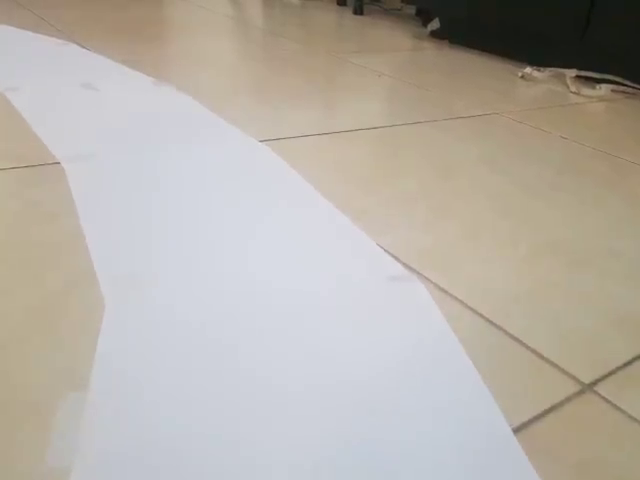
#> input picture frame 73 of Lane_Detection/Videos/white.mp4, 640 x 480 px
$ python main.py
#> lines starting #> are read from the running program, lines starting #| are printed output that depends on the picture; after the words box and inside, x2 and y2 are one past the last pixel; in counts of white or black regions, pixels touching at a corner belong together
### Lane_Detection/utils.py
import cv2
import numpy as np


def threshold_image(image):
    lower_white = np.array([70, 0, 0])
    upper_white = np.array([179, 255, 255])

    hsv_image = cv2.cvtColor(image, cv2.COLOR_BGR2HSV)
    white_mask = cv2.inRange(hsv_image, lower_white, upper_white)
    thresholded_image = cv2.bitwise_and(image, image, mask=white_mask)

    return thresholded_image


def warp_image(image, original_points, width, height, inv=False):
    pts1 = np.float32(original_points)
    pts2 = np.float32([[0, 0], [width, 0], [width, height], [0, height]])  # type: ignore

    if inv:
        matrix = cv2.getPerspectiveTransform(pts2, pts2)  # type: ignore
    else:
        matrix = cv2.getPerspectiveTransform(pts1, pts2)  # type: ignore

    warped_image = cv2.warpPerspective(image, matrix, (width, height))

    return warped_image


def draw_points(image, points, color=(0, 0, 255)):
    for i in range(4):
        cv2.circle(image, (int(points[i][0]), int(points[i][1])), 6, color, cv2.FILLED)  # type: ignore

    return image


def pixel_summation(image, percent=0.1, show=False, region=1):
    image_copy = cv2.cvtColor(image, cv2.COLOR_BGR2GRAY)

    if region == 1:
        summation_values = np.sum(image_copy, axis=0)
    else:
        summation_values = np.sum(
            image_copy[image_copy.shape[0] // region :, :], axis=0
        )

    max_summation = np.max(summation_values)
    min_summation = percent * max_summation

    indexes_array = np.where(summation_values >= min_summation)
    base_point = int(np.average(indexes_array))

    if show:
        summation_image = np.zeros(image.shape, np.uint8)
        for i, intensity in enumerate(summation_values):
            cv2.line(
                summation_image,
                (i, image.shape[0]),
                (i, image.shape[0] - (intensity // 200 // region)),
                (0, 0, 255),
            )

        cv2.circle(
            summation_image,
            (base_point, image.shape[0]),
            15,
            (255, 0, 0),
            cv2.FILLED,
        )

        return base_point, summation_image

    return base_point, None


def stack_images(scale, images_array):
    rows = len(images_array)
    cols = len(images_array[0])

    available_rows = isinstance(images_array[0], list)
    width = images_array[0][0].shape[1]
    height = images_array[0][0].shape[0]

    if available_rows:
        for x in range(0, rows):
            for y in range(0, cols):
                if images_array[x][y].shape[:2] == images_array[0][0].shape[:2]:
                    images_array[x][y] = cv2.resize(
                        images_array[x][y], (0, 0), None, scale, scale
                    )
                else:
                    images_array[x][y] = cv2.resize(
                        images_array[x][y],
                        (images_array[0][0].shape[1], images_array[0][0].shape[0]),
                        None,
                        scale,
                        scale,
                    )

                if len(images_array[x][y].shape) == 2:
                    images_array[x][y] = cv2.cvtColor(
                        images_array[x][y], cv2.COLOR_GRAY2BGR
                    )

        blank_image = np.zeros((height, width, 3), np.uint8)
        hor = [blank_image] * rows
        for x in range(0, rows):
            hor[x] = np.hstack(images_array[x])

        ver = np.vstack(hor)
    else:
        for x in range(0, rows):
            if images_array[x].shape[:2] == images_array[0].shape[:2]:
                images_array[x] = cv2.resize(
                    images_array[x], (0, 0), None, scale, scale
                )
            else:
                images_array[x] = cv2.resize(
                    images_array[x],
                    (images_array[0].shape[1], images_array[0].shape[0]),
                    None,
                    scale,
                    scale,
                )

            if len(images_array[x].shape) == 2:
                images_array[x] = cv2.cvtColor(images_array[x], cv2.COLOR_GRAY2BGR)

        hor = np.hstack(images_array)
        ver = hor

    return ver

### Lane_Detection/main.py
import cv2
import numpy as np
import matplotlib.pyplot as plt

import utils


video_name = "white.mp4"
video_path = f"C:\\Users\\Choaib ELMADI\\Downloads\\D.I.F.Y\\Electronics\\Robotics\\7- Mini Tesla\\Lane_Detection\\Videos\\{ video_name }"
# video_path = "http://192.168.251.202:81/stream"

global curves_list
curves_list = []
max_curves_list_len = 10
GREEN = (0, 255, 0)
BLACK = (0, 0, 0)
text_background = (198, 63, 88)
corner_color = (53, 53, 249)
text_color = (239, 239, 239)
border_color = (61, 147, 8)


def get_image_curve(image, show=2):
    global curves_list
    image_copy = np.copy(image)

    thresholded_image = utils.threshold_image(image)

    height, width, _ = image.shape
    points = np.float32([[100, 180], [400, 180], [width - 10, height - 10], [10, height - 10]])  # type: ignore
    warped_image = utils.warp_image(thresholded_image, points, width, height)

    image_with_points = utils.draw_points(np.copy(image), points)

    mid_point, _ = utils.pixel_summation(warped_image, percent=0.5, show=True, region=2)  # type: ignore
    base_point, summation_image = utils.pixel_summation(warped_image, percent=0.9, show=True)  # type: ignore
    raw_curve = base_point - mid_point

    curves_list.append(raw_curve)
    if len(curves_list) > max_curves_list_len:
        curves_list = curves_list[-max_curves_list_len:]
    curve = int(np.average(curves_list))

    warped_image_inv = utils.warp_image(
        thresholded_image, points, width, height, inv=True
    )
    warped_image_inv[0 : image.shape[0], 0 : image.shape[1]] = (
        warped_image_inv[0 : image.shape[0], 0 : image.shape[1]] & GREEN
    )
    warped_image_inv[0:240, 0 : image.shape[1]] = (
        warped_image_inv[0:240, 0 : image.shape[1]] & BLACK
    )
    result_image = cv2.addWeighted(image_copy, 0.7, warped_image_inv, 1, 0)

    str_curve = str(curve)
    right_distance = image.shape[1] // 2
    if len(str_curve) == 3:
        right_distance = image.shape[1] // 2 - 60
    elif len(str_curve) == 2:
        right_distance = image.shape[1] // 2 - 30
    cv2.putText(
        result_image,
        str_curve,
        (right_distance, 85),
        cv2.FONT_HERSHEY_COMPLEX_SMALL,
        2,
        text_color,
        3,
    )

    cv2.rectangle(
        result_image,
        (0, image.shape[0] - 14),
        (image.shape[1], image.shape[0]),
        text_color,
        cv2.FILLED,
    )
    for x in range(-30, 30):
        w = image.shape[1] // 20
        cv2.line(
            result_image,
            (w * x + int(curve // 50), image.shape[0] - 13),
            (w * x + int(curve // 50), image.shape[0] - 1),
            text_background,
            2,
        )

    cv2.line(
        result_image,
        (image.shape[1] // 2, image.shape[0] - 6),
        (image.shape[1] // 2 + (curve * 3), image.shape[0] - 6),
        corner_color,
        2,
    )
    cv2.line(
        result_image,
        ((image.shape[1] // 2 + (curve * 3)), image.shape[0] - 13),
        (image.shape[1] // 2 + (curve * 3), image.shape[0] - 1),
        corner_color,
        6,
    )
    cv2.circle(
        result_image,
        (image.shape[1] // 2, image.shape[0] - 6),
        4,
        corner_color,
        cv2.FILLED,
    )

    if show == 2:
        stacked_images = utils.stack_images(
            0.95,
            (
                [image, image_with_points, warped_image],
                [summation_image, warped_image_inv, result_image],
            ),
        )
        cv2.imshow("Stacked Images: Pipeline", stacked_images)
    elif show == 1:
        cv2.imshow("Result Image", result_image)

    return curve


if __name__ == "__main__":
    cap = cv2.VideoCapture(video_path)

    frame_counter = 0
    while True:
        _, frame = cap.read()  # 640*480 === 160*120
#> frame is the input picture: shape (480, 640, 3); mean B, G, R 167.4, 175.7, 181.8
        frame = cv2.resize(frame, (480, 360))  # type: ignore
#> frame: shape (360, 480, 3)

        curve = get_image_curve(frame, show=2)
#> in threshold_image, `hsv_image = cv2.cvtColor(image, cv2.COLOR_BGR2HSV)`: hsv_image: shape (360, 480, 3); mean H, S, V 60.3, 35.7, 186.3
#> in threshold_image, `white_mask = cv2.inRange(hsv_image, lower_white, upper_white)`:
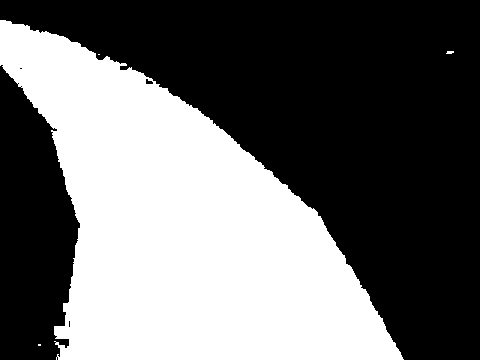
#> white_mask: shape (360, 480); 42.3% white; 4 white regions (2 under 20 px), largest, box (x1, y1, x2, y2) and area: (0, 20, 404, 360) 73068, (446, 51, 454, 54) 20
#> in warp_image, `warped_image = cv2.warpPerspective(image, matrix, (width, height))`:
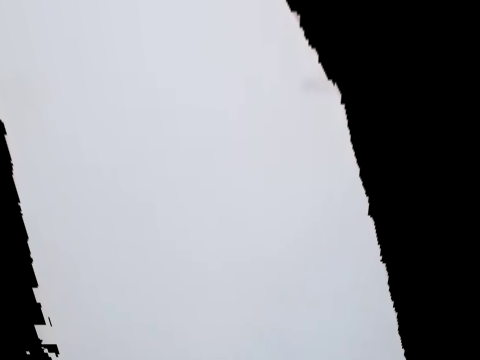
#> warped_image: shape (360, 480, 3); mean B, G, R 155, 149.1, 147.1
#> in pixel_summation, `summation_values = np.sum( image_copy[image_copy.shape[0] // region :,..`: summation_values = 480 values, max 37911 at index 217, min 0 at index 0, mean 27283.6
#> in pixel_summation, `max_summation = np.max(summation_values)`: max_summation = 37911
#> in pixel_summation, `min_summation = percent * max_summation`: min_summation = 18955.5
#> in pixel_summation, `base_point = int(np.average(indexes_array))`: base_point = 208
#> the loop in pixel_summation, `for i, intensity in enumerate(summation_values):` made 480 passes
#> intensity on passes 1 to 3: 0, 0, 0
#> in pixel_summation, `cv2.circle( summation_image, (base_point, image.shape[0]), 15, (255, 0..`:
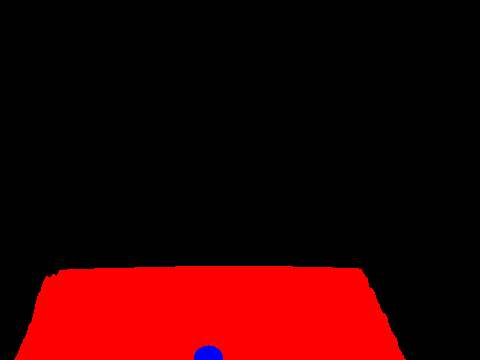
#> summation_image: shape (360, 480, 3); mean B, G, R 0.5, 0, 47.5
#> call 2 of pixel_summation, with percent = 0.9, show = True, region = 1
#> in pixel_summation (call 2), `summation_values = np.sum(image_copy, axis=0)`: summation_values = 480 values, max 77147 at index 233, min 0 at index 407, mean 53681.1
#> in pixel_summation (call 2), `max_summation = np.max(summation_values)`: max_summation = 77147
#> in pixel_summation (call 2), `min_summation = percent * max_summation`: min_summation = 69432.3
#> in pixel_summation (call 2), `base_point = int(np.average(indexes_array))`: base_point = 173
#> the loop in pixel_summation (call 2), `for i, intensity in enumerate(summation_values):` made 480 passes
#> intensity on passes 1 to 3: 24902, 25146, 25407
#> in pixel_summation (call 2), `cv2.circle( summation_image, (base_point, image.shape[0]), 15, (255, 0..`:
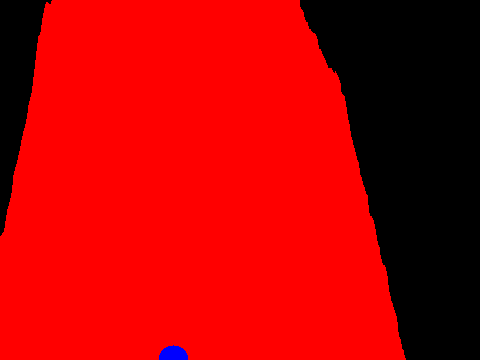
#> summation_image: shape (360, 480, 3); mean B, G, R 0.5, 0, 182.1
#> in get_image_curve, `raw_curve = base_point - mid_point`: raw_curve = -35
#> in get_image_curve, `str_curve = str(curve)`: str_curve = '-35'
#> after the loop in get_image_curve, `for x in range(-30, 30):`:
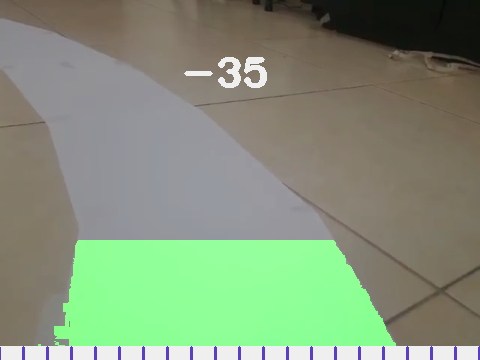
#> result_image: shape (360, 480, 3); mean B, G, R 121.9, 147.1, 131.4
#> in get_image_curve, `cv2.line( result_image, (image.shape[1] // 2, image.shape[0] - 6), (im..`:
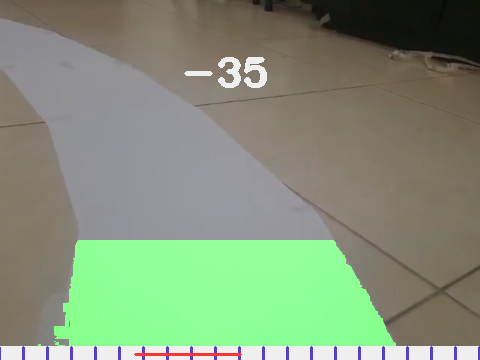
#> result_image: shape (360, 480, 3); 0.19% of pixels changed, all inside (x1, y1, x2, y2) = (134, 353, 242, 356)
#> in get_image_curve, `cv2.line( result_image, ((image.shape[1] // 2 + (curve * 3)), image.sh..`: result_image: shape (360, 480, 3); 0.05% of pixels changed, all inside (x1, y1, x2, y2) = (132, 344, 139, 360)
#> in get_image_curve, `cv2.circle( result_image, (image.shape[1] // 2, image.shape[0] - 6), 4..`: result_image: shape (360, 480, 3); mean B, G, R 121.4, 146.7, 131.4
#> after the loop in stack_images, `for x in range(0, rows):`: hor = 2 items
#> in stack_images, `ver = np.vstack(hor)`:
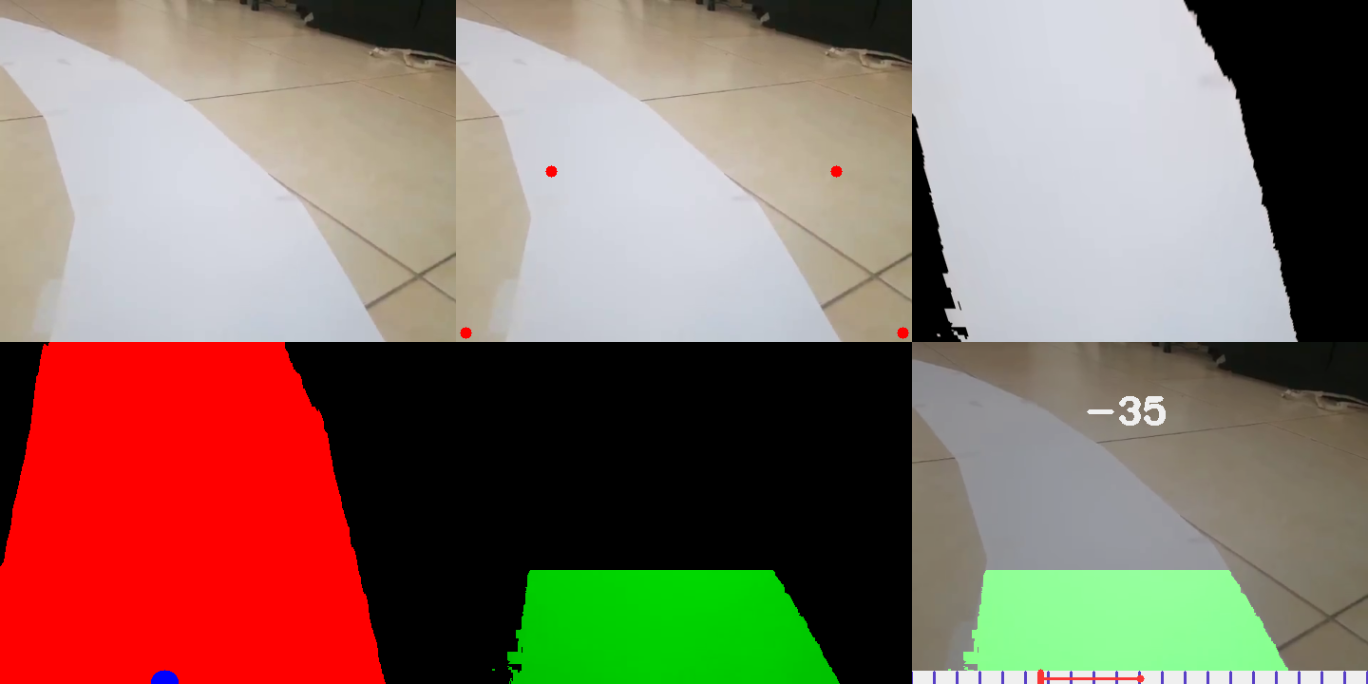
#> ver: shape (684, 1368, 3); mean of channels 0, 1, 2 101.8, 115, 137.4; drawn as B, G, R
#> curve = -35
        # curve = get_image_curve(frame)
        print(curve)
#| -35

        # plt.imshow(frame)
        # plt.show()

        frame_counter += 1
        if frame_counter == cap.get(cv2.CAP_PROP_FRAME_COUNT):
            frame_counter = 0
            cap.set(cv2.CAP_PROP_POS_FRAMES, 0)

        if cv2.waitKey(1) & 0xFF == ord("q"):
#> (key q is pressed here)
            break

    cap.release()
    cv2.destroyAllWindows()

$ run again, starting later in the video
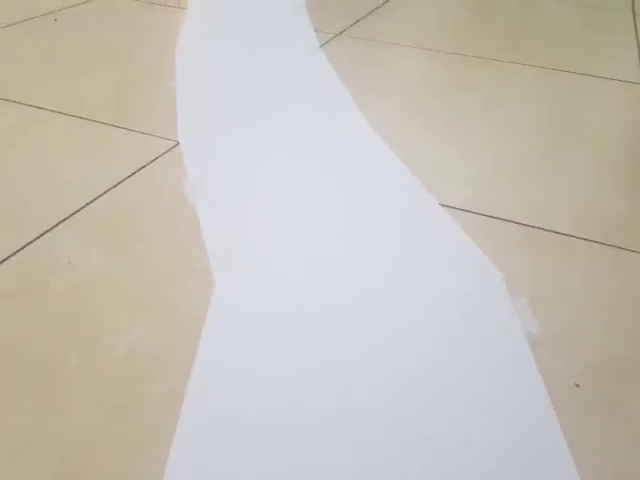
#> input picture frame 329 of Lane_Detection/Videos/white.mp4, 640 x 480 px
#> frame is the input picture: shape (480, 640, 3); mean B, G, R 184.2, 192.9, 198.1
#> frame: shape (360, 480, 3)
#> hsv_image: shape (360, 480, 3); mean H, S, V 59.1, 30.5, 202.7
#> white_mask: shape (360, 480); 41.3% white; 1 white region, box (x1, y1, x2, y2) and area: (123, 0, 435, 360) 71425
#> in pixel_summation, `summation_values = np.sum( image_copy[image_copy.shape[0] // region :,..`: summation_values = 480 values, max 38285 at index 195, min 0 at index 0, mean 24833
#> max_summation = 38285
#> min_summation = 19142.5
#> in pixel_summation, `base_point = int(np.average(indexes_array))`: base_point = 277
#> in get_image_curve, `base_point, summation_image = utils.pixel_summation(warped_image, perc..`: base_point = 264
#> raw_curve = -13
#> str_curve = '-13'
#> in get_image_curve, `cv2.line( result_image, (image.shape[1] // 2, image.shape[0] - 6), (im..`:
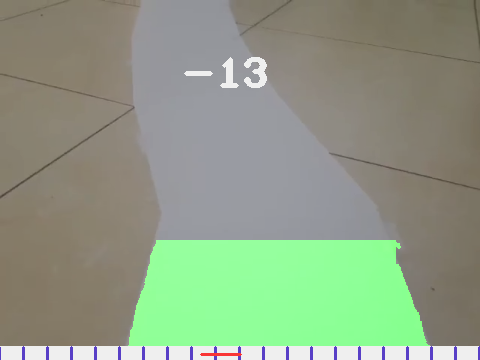
#> result_image: shape (360, 480, 3); mean B, G, R 133.2, 156.7, 142.4
#> after the loop in stack_images, `for x in range(0, rows):`: hor = 2 items
#> in stack_images, `ver = np.vstack(hor)`:
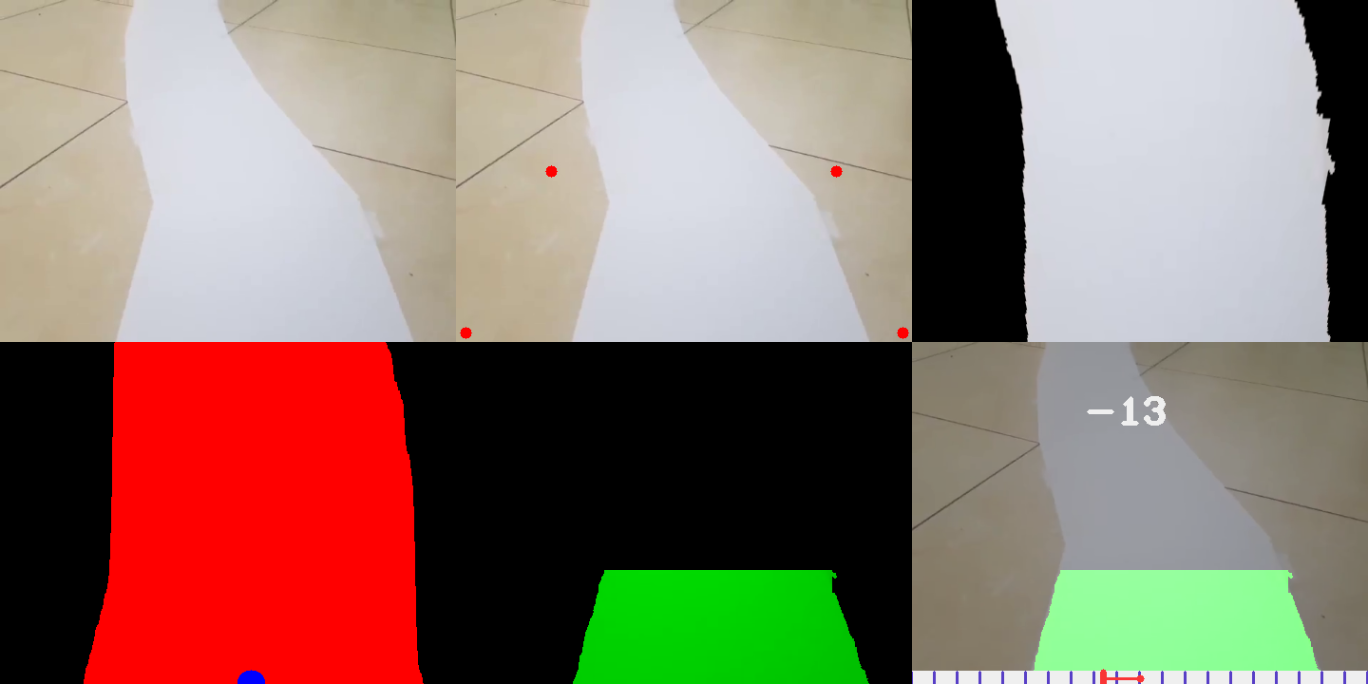
#> ver: shape (684, 1368, 3); mean of channels 0, 1, 2 108.1, 120.4, 141.2; drawn as B, G, R
#> `curve = get_image_curve(frame, show=2)`: curve = -13
#| -13

$ run again, starting later in the video
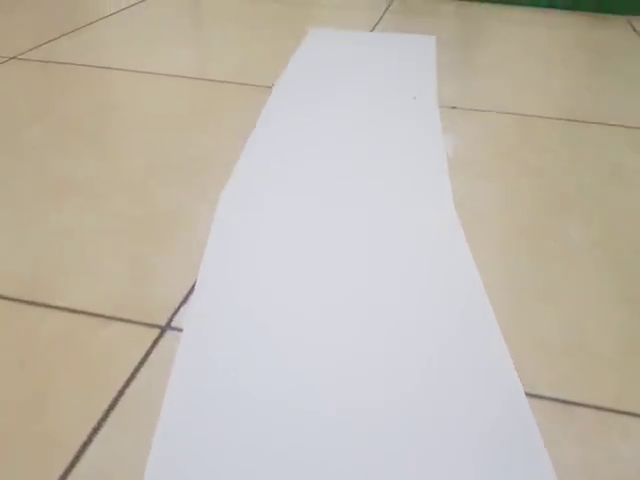
#> input picture frame 586 of Lane_Detection/Videos/white.mp4, 640 x 480 px
#> frame is the input picture: shape (480, 640, 3); mean B, G, R 174.5, 185.8, 192.9
#> frame: shape (360, 480, 3)
#> hsv_image: shape (360, 480, 3); mean H, S, V 58.2, 34.5, 196.2
#> white_mask: shape (360, 480); 39% white; 3 white regions (2 under 20 px), largest, box (x1, y1, x2, y2) and area: (109, 24, 418, 360) 67306
#> in pixel_summation, `summation_values = np.sum( image_copy[image_copy.shape[0] // region :,..`: summation_values = 480 values, max 38257 at index 245, min 0 at index 0, mean 24866.4
#> max_summation = 38257
#> min_summation = 19128.5
#> in pixel_summation, `base_point = int(np.average(indexes_array))`: base_point = 257
#> in get_image_curve, `base_point, summation_image = utils.pixel_summation(warped_image, perc..`: base_point = 250
#> raw_curve = -7
#> str_curve = '-7'
#> after the loop in get_image_curve, `for x in range(-30, 30):`:
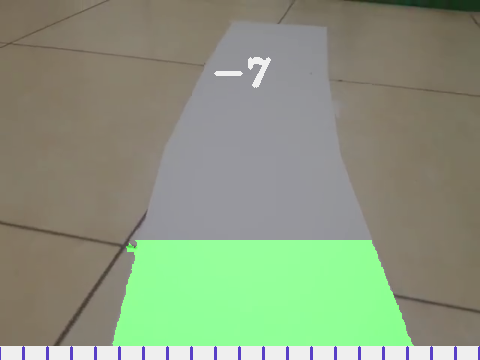
#> result_image: shape (360, 480, 3); mean B, G, R 126.3, 151.4, 138.6
#> after the loop in stack_images, `for x in range(0, rows):`: hor = 2 items
#> in stack_images, `ver = np.vstack(hor)`:
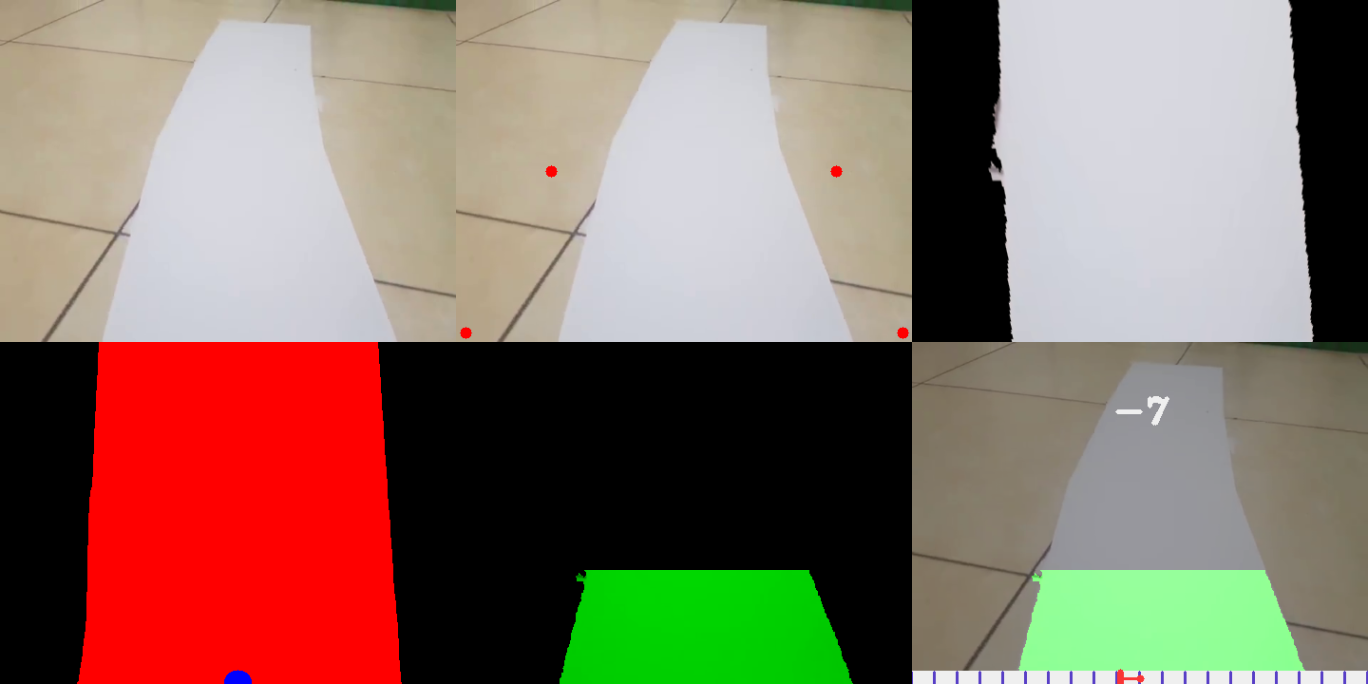
#> ver: shape (684, 1368, 3); mean of channels 0, 1, 2 103.1, 116.7, 138.3; drawn as B, G, R
#> `curve = get_image_curve(frame, show=2)`: curve = -7
#| -7
